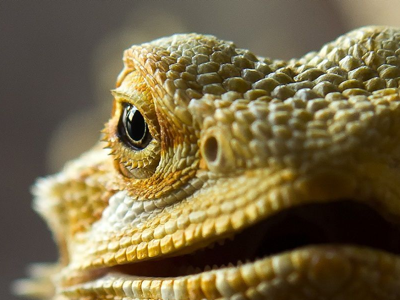
%> input picture img_test_lr.png, 400 x 300 px
$ octave final.m   (GNU Octave 9; MATLAB toolbox functions it lacks are replaced by stand-ins)
%> lines starting %> are read from the running program, lines starting %| are printed output that depends on the picture


clear all
close all
clc

vertical=true;
horizontal=false;
OutOfFocus=false;
motion=4;%amount of camera motion
focus_strength=4;

% number of rows of your reference image. Use a small number if your computer is slow
row = 30;
img_ori = im2double(imresize(rgb2gray(imread('img_test_lr.png')), [row NaN]));
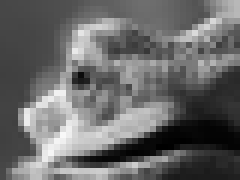
%> img_ori: size 30x40 double (shown 6 times larger); min 0, max 0.973, mean 0.411
figure
imshow(img_ori)
title('Reference Image')

sz=size(img_ori);
%> sz = [30 40]

Alen=(sz(1)*sz(2));
%> Alen = 1200
A=single(zeros(Alen));

if horizontal
    len = round(0.1*motion/3 * size(img_ori,1));
    for i = 1:size(img_ori,1)
    for j = 1:size(img_ori,2)-len+1
        img_motion(i, j) = mean(img_ori(i, j:j+len-1));
    end
end
figure
imshow(img_motion)
title('Horizontal Blur Image')


motion_matrix = zeros(numel(img_motion), numel(img_ori));
order = reshape((1:numel(img_motion))', size(img_motion));
for i = 1:size(img_ori,1)
    fprintf('building motion matrix...%.1f%%\n', i/size(img_ori,1)*100);
    for j = 1:size(img_ori,2)-len+1
        img_temp = zeros(size(img_ori));
        img_temp(i, j:j+len-1) = 1.0/len;
        motion_matrix(order(i, j), :) = reshape(img_temp, 1, []);
    end
end


img_matrix_blur = reshape(motion_matrix * reshape(img_ori, [], 1), size(img_motion));
if max(max(abs(img_matrix_blur - img_motion))) > 1e-10
    error('wrong motion matrix');
end


boundary_matrix = zeros((len-1)*size(img_ori,1), numel(img_ori));
boundary_counter = 1;
for i = 1:size(img_ori,1)
    fprintf('building boundary matrix...%.1f%%\n', i/size(img_ori,1)*100);
    for j = 1:len-1
        img_temp = zeros(size(img_ori));
        img_temp(i, j) = 1.0;
        boundary_matrix(boundary_counter, :) = reshape(img_temp, 1, []);
        boundary_vector(boundary_counter, 1) = img_ori(i, j);
        boundary_counter = boundary_counter + 1;
    end
end

% linear equations: Ax = b
A = [motion_matrix; boundary_matrix];
b = [reshape(img_motion, [], 1); boundary_vector];

[result]=SolveLUD(A, b);
sizeR=size(result);
img_deblur = reshape(result, size(img_ori));


if max(max(abs(img_deblur - img_ori))) > 1e-10
    error('wrong deblur image');
end
figure
imshow(img_deblur)
title('Deblur Image')
disp('Done!')

end

if vertical
    for i=1:Alen
       for j=1:motion
           current_j=j-floor(motion/2);
           if i+current_j>0 && i+current_j<=Alen
               A(i+current_j,i)=1/motion;           %1/number of elements plced vertically along horizontal
           end
       end

    end
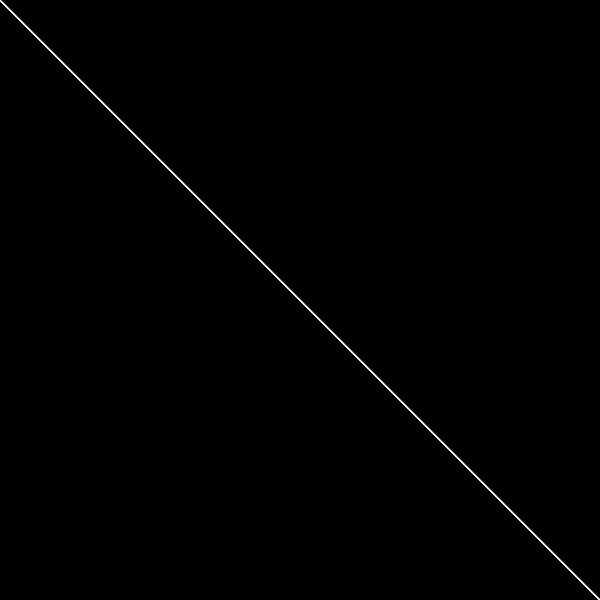
%> A: size 1200x1200 single (shown at 1/2 size); values 0 (black) and 0.25 (white), 0.33% white in thin lines or dots
    figure

lin_img=[];
goosdji=img_ori(1,:);
%> goosdji = 40 values, max 0.722 at index 40, min 0.278 at index 1, mean 0.389

lin_img=reshape(img_ori,[ Alen,  1]);
%> lin_img = 1200 values, max 0.973 at index 323, min 0 at index 805, mean 0.411
blur_lin=A*lin_img;
%> blur_lin = 1200 values, max 0.911 at index 324, min 0.0157 at index 864, mean 0.411
blur_img=reshape(blur_lin,[ sz(1), sz(2)]);
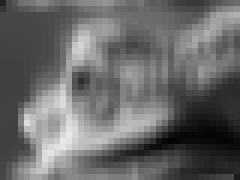
%> blur_img: size 30x40 single (shown 6 times larger); min 0.0157, max 0.911, mean 0.411
figure
imshow(blur_img);
title('Vertical Blur Image')


x=SolveLUD(A,blur_lin);
% [62 lines not run here, left out]
function x = SolveLUD(A, b)
[L U, P]=myLUD(A) ;

[z , ~]=size(A);


%pivot B
    b=P*b;

%  solve 'Ly=b'
     for j=1:z

        for k=1:j-1
           b(j)=b(j)-L(j,k)*b(k);   %current element is sum of previous, back multiplied with L matrix
        end
        b(j) =b(j)/L(j,j);
     end

    % use y to solve Rx = y
    x = zeros( z, 1 );

    for i=z:-1:1
     x(i) = ( b(i) - U(i, :)*x )/U(i, i); %current element is difference of previous, forward multiplied with ratio of U matrix
    end

x

end

function [L,U,P] = myLUD(X)
sz=size(X);
%> sz = [1200 1200]
if sz(1)~=sz(2)
   error("Matrix not square")
end
n=sz(1);
%> n = 1200
augP=[X eye(sz)];

for k=1:n-1
    %partial pivoting init
    [~, Pk]=max(abs(augP(k:n,k)));

    Pm=k+(Pk-1);
    if Pk>1
        augP([k Pm],:)=augP([Pm k],:); %swap rows
    end
    %decomp
    for m=k+1:n
        augP(m,k) = augP(m,k)/augP(k,k);
        augP(m,k+1:n) = augP(m,k + 1:n)-augP(m,k)*augP(k,k + 1:n);
    end
end
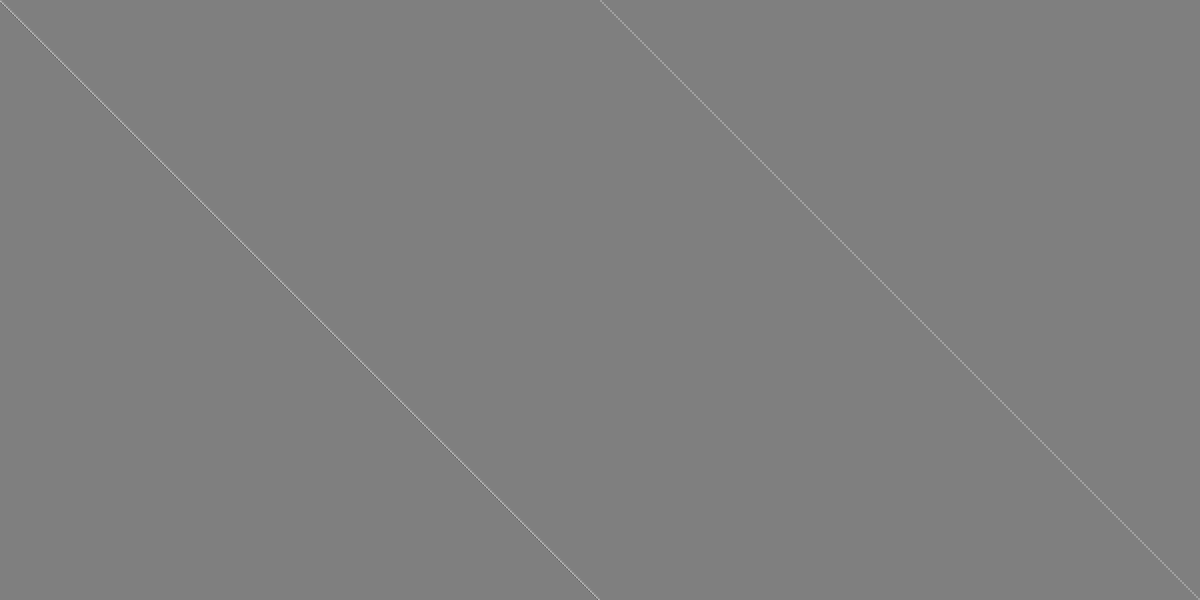
%> augP: size 1200x2400 single (shown at 1/2 size); min -1, max 1, mean 0.000911; drawn with min black and max white
%> the run ends on the next line
P = augP(1:n, n + 1:n + n); %augmented permutation matrix for partial pivot
U=zeros(n);
L=zeros(n);

for m = 1:n
    for i = 1:n
        if m == i
            L(m,m) = 1.; U(m,m) = augP(m,m);        %Edge cases handled
        elseif m > i
            L(m,i) = augP(m,i); U(m,i) = 0.; %L is derived from pivot elements
        else
            L(m,n) = 0.;
            U(m,i) = augP(m,i);     %U is derived from pivot elements
        end
    end
end

end
